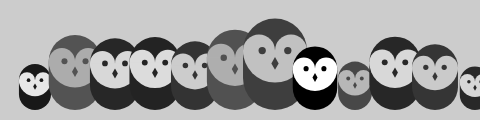
Frame 1 (no input)
Frame 60 (no input): identical to frame 1, image omitted
Frame 120 (the mouse pressed at the canvas centre since frame 60): identical to frame 1, image omitted

The p5.js sketch that drew this single still picture (run headless with seeded random() and noise() and a simulated clock; from frame 60 on, the mouse is pressed at the canvas centre):

// p5.js sketch
// ── sketch.js
function setup() {
  createCanvas(480, 120);
}

function draw() {
  background(204);
  randomSeed(0);
  for (let i = 35; i < width + 40; i += 40) {
    const [gray, scalar] = randomValues();
    owl(i, 110, gray, scalar);
  }
}

function randomValues(){
  return [int(random(0, 102)), random(0.25, 1.0)];
}

function owl(x, y, g, s) {
  push();
  translate(x, y);
  scale(s);     // Set the createCanvas
  stroke(g);    // Set the gray value
  strokeWeight(70);  //owl 의 body 굵기
  line(0, -35, 0, -65); // Body
  noStroke();
  fill(255-g);
  ellipse(-17.5, -65, 35, 35); // Left eye dome
  ellipse(17.5, -65, 35, 35);  // Right eye dome
  arc(0, -65, 70, 70, 0, PI);  // Chin
  fill(g);
  ellipse(-14, -65, 8, 8);  // Left eye
  ellipse(14, -65, 8, 8);   // Right eye
  quad(0, -58, 4, -51, 0, -44, -4, -51); // Beak
  pop();
}
